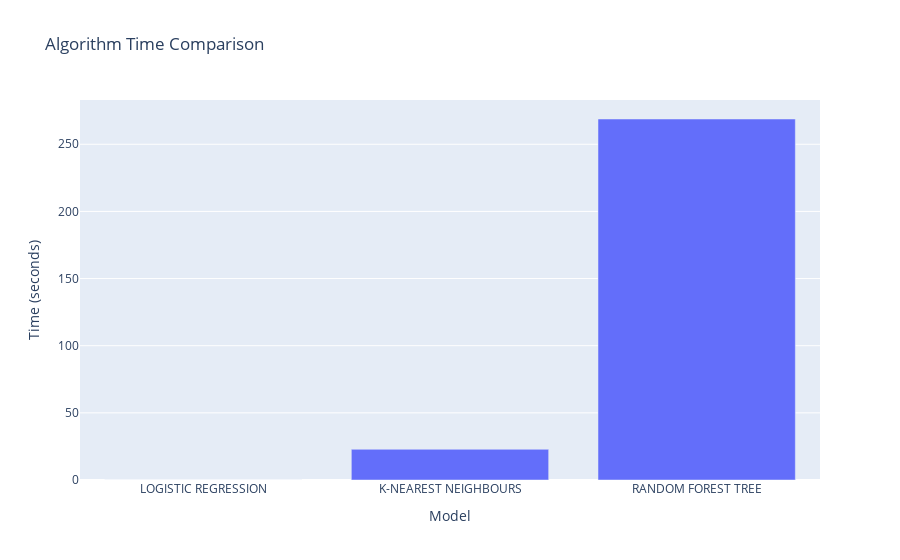

The notebook cell saved with this chart:
### Code cell
fig = px.bar(x=list(algo_time.keys()), y=list(algo_time.values()), title="Algorithm Time Comparison", labels={"x": "Model", "y": "Time (seconds)"})
fig.show()

### Figure 1 — Plotly figure (JSON) as saved in the notebook; plotly's stock layout.template omitted (floating-point values rounded to 4 significant figures)
{"data": [{"alignmentgroup": "True", "hovertemplate": "Model=%{x}<br>Time (seconds)=%{y}<extra></extra>", "legendgroup": "", "marker": {"color": "#636efa", "pattern": {"shape": ""}}, "name": "", "offsetgroup": "", "orientation": "v", "showlegend": false, "textposition": "auto", "type": "bar", "x": ["LOGISTIC REGRESSION", "K-NEAREST NEIGHBOURS", "RANDOM FOREST TREE"], "xaxis": "x", "y": [0.02555, 22.86, 268.8], "yaxis": "y"}], "layout": {"barmode": "relative", "legend": {"tracegroupgap": 0}, "title": {"text": "Algorithm Time Comparison"}, "xaxis": {"anchor": "y", "domain": [0, 1], "title": {"text": "Model"}}, "yaxis": {"anchor": "x", "domain": [0, 1], "title": {"text": "Time (seconds)"}}}}
